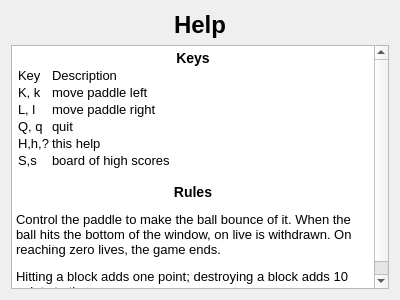
<?xml version="1.0" encoding="UTF-8"?>
<ui version="4.0">
 <class>helpDialog</class>
 <widget class="QDialog" name="helpDialog">
  <property name="geometry">
   <rect>
    <x>0</x>
    <y>0</y>
    <width>400</width>
    <height>300</height>
   </rect>
  </property>
  <property name="windowTitle">
   <string>Dialog</string>
  </property>
  <layout class="QVBoxLayout" name="verticalLayout">
   <item alignment="Qt::AlignHCenter">
    <widget class="QLabel" name="label">
     <property name="font">
      <font>
       <pointsize>18</pointsize>
       <weight>75</weight>
       <bold>true</bold>
      </font>
     </property>
     <property name="text">
      <string>Help</string>
     </property>
    </widget>
   </item>
   <item>
    <widget class="QTextBrowser" name="textBrowser">
     <property name="html">
      <string>&lt;!DOCTYPE HTML PUBLIC &quot;-//W3C//DTD HTML 4.0//EN&quot; &quot;http://www.w3.org/TR/REC-html40/strict.dtd&quot;&gt;
&lt;html&gt;&lt;head&gt;&lt;meta name=&quot;qrichtext&quot; content=&quot;1&quot; /&gt;&lt;style type=&quot;text/css&quot;&gt;
p, li { white-space: pre-wrap; }
&lt;/style&gt;&lt;/head&gt;&lt;body style=&quot; font-family:'Sans Serif'; font-size:10pt; font-weight:400; font-style:normal;&quot;&gt;
&lt;p align=&quot;center&quot; style=&quot; margin-top:14px; margin-bottom:12px; margin-left:0px; margin-right:0px; -qt-block-indent:0; text-indent:0px;&quot;&gt;&lt;span style=&quot; font-size:large; font-weight:600;&quot;&gt;Keys&lt;/span&gt;&lt;/p&gt;
&lt;table border=&quot;0&quot; style=&quot; margin-top:0px; margin-bottom:0px; margin-left:0px; margin-right:0px;&quot; cellspacing=&quot;2&quot; cellpadding=&quot;0&quot;&gt;&lt;thead&gt;
&lt;tr&gt;
&lt;td&gt;
&lt;p style=&quot; margin-top:0px; margin-bottom:0px; margin-left:0px; margin-right:0px; -qt-block-indent:0; text-indent:0px;&quot;&gt;Key&lt;/p&gt;&lt;/td&gt;
&lt;td&gt;
&lt;p style=&quot; margin-top:0px; margin-bottom:0px; margin-left:0px; margin-right:0px; -qt-block-indent:0; text-indent:0px;&quot;&gt;Description&lt;/p&gt;&lt;/td&gt;&lt;/tr&gt;&lt;/thead&gt;
&lt;tr&gt;
&lt;td&gt;
&lt;p style=&quot; margin-top:0px; margin-bottom:0px; margin-left:0px; margin-right:0px; -qt-block-indent:0; text-indent:0px;&quot;&gt;K, k&lt;/p&gt;&lt;/td&gt;
&lt;td&gt;
&lt;p style=&quot; margin-top:0px; margin-bottom:0px; margin-left:0px; margin-right:0px; -qt-block-indent:0; text-indent:0px;&quot;&gt;move paddle left&lt;/p&gt;&lt;/td&gt;&lt;/tr&gt;
&lt;tr&gt;
&lt;td&gt;
&lt;p style=&quot; margin-top:0px; margin-bottom:0px; margin-left:0px; margin-right:0px; -qt-block-indent:0; text-indent:0px;&quot;&gt;L, l&lt;/p&gt;&lt;/td&gt;
&lt;td&gt;
&lt;p style=&quot; margin-top:0px; margin-bottom:0px; margin-left:0px; margin-right:0px; -qt-block-indent:0; text-indent:0px;&quot;&gt;move paddle right&lt;/p&gt;&lt;/td&gt;&lt;/tr&gt;
&lt;tr&gt;
&lt;td&gt;
&lt;p style=&quot; margin-top:0px; margin-bottom:0px; margin-left:0px; margin-right:0px; -qt-block-indent:0; text-indent:0px;&quot;&gt;Q, q&lt;/p&gt;&lt;/td&gt;
&lt;td&gt;
&lt;p style=&quot; margin-top:0px; margin-bottom:0px; margin-left:0px; margin-right:0px; -qt-block-indent:0; text-indent:0px;&quot;&gt;quit&lt;/p&gt;&lt;/td&gt;&lt;/tr&gt;
&lt;tr&gt;
&lt;td&gt;
&lt;p style=&quot; margin-top:0px; margin-bottom:0px; margin-left:0px; margin-right:0px; -qt-block-indent:0; text-indent:0px;&quot;&gt;H,h,?&lt;/p&gt;&lt;/td&gt;
&lt;td&gt;
&lt;p style=&quot; margin-top:0px; margin-bottom:0px; margin-left:0px; margin-right:0px; -qt-block-indent:0; text-indent:0px;&quot;&gt;this help&lt;/p&gt;&lt;/td&gt;&lt;/tr&gt;
&lt;tr&gt;
&lt;td&gt;
&lt;p style=&quot; margin-top:0px; margin-bottom:0px; margin-left:0px; margin-right:0px; -qt-block-indent:0; text-indent:0px;&quot;&gt;S,s&lt;/p&gt;&lt;/td&gt;
&lt;td&gt;
&lt;p style=&quot; margin-top:0px; margin-bottom:0px; margin-left:0px; margin-right:0px; -qt-block-indent:0; text-indent:0px;&quot;&gt;board of high scores&lt;/p&gt;&lt;/td&gt;&lt;/tr&gt;&lt;/table&gt;
&lt;p align=&quot;center&quot; style=&quot; margin-top:14px; margin-bottom:12px; margin-left:0px; margin-right:0px; -qt-block-indent:0; text-indent:0px;&quot;&gt;&lt;span style=&quot; font-size:large; font-weight:600;&quot;&gt;Rules&lt;/span&gt;&lt;/p&gt;
&lt;p style=&quot; margin-top:12px; margin-bottom:12px; margin-left:0px; margin-right:0px; -qt-block-indent:0; text-indent:0px;&quot;&gt;Control the paddle to make the ball bounce of it. When the ball hits the bottom of the window, on live is withdrawn. On reaching zero lives, the game ends.&lt;/p&gt;
&lt;p style=&quot; margin-top:12px; margin-bottom:12px; margin-left:0px; margin-right:0px; -qt-block-indent:0; text-indent:0px;&quot;&gt;Hitting a block adds one point; destroying a block adds 10 points to the score&lt;/p&gt;&lt;/body&gt;&lt;/html&gt;</string>
     </property>
     <property name="openLinks">
      <bool>false</bool>
     </property>
    </widget>
   </item>
  </layout>
 </widget>
 <resources/>
 <connections/>
</ui>
